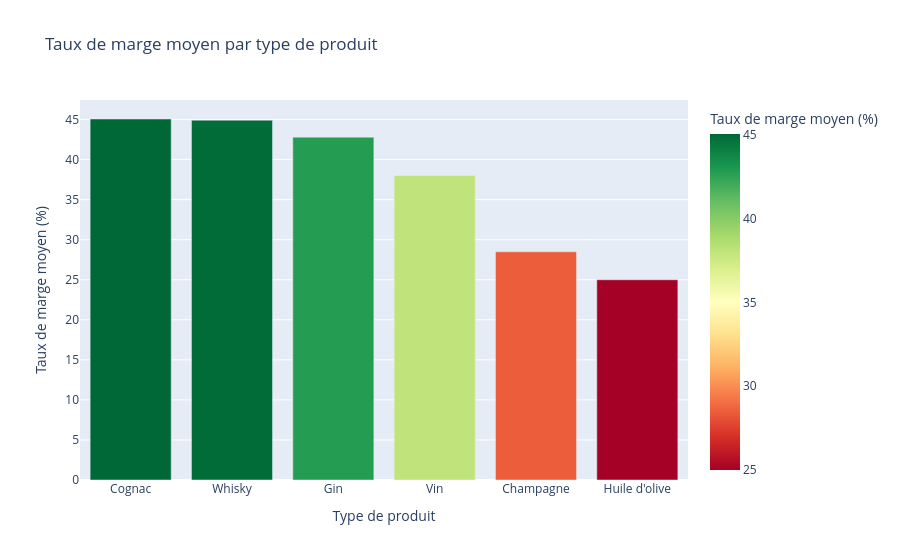

Notebook source saved alongside this figure:
### Code cell
#Création d'un dataframe avec le taux de marge moyen par type de produit
marge_par_type = df_marge_positive.groupby('product_type')['taux_marge'].mean().sort_values(ascending=False).reset_index()
display(marge_par_type)

#Affichage dans un graphique
fig = px.bar(marge_par_type, x='product_type', y='taux_marge',
             title="Taux de marge moyen par type de produit",
             labels={'product_type':'Type de produit', 'taux_marge':'Taux de marge moyen (%)'},
             color='taux_marge', color_continuous_scale='RdYlGn')
fig.show()
#=> Le Champagne affiche un taux de marge nettement plus faible (~21%) que le Vin (~48%) ou les spiritueux 
#(Cognac/Whisky ~54%). Point d'attention pour Nicolas : la stratégie tarifaire du Champagne mérite un revue.

### Figure 1 — Plotly figure (JSON) as saved in the notebook; plotly's stock layout.template omitted (floating-point values rounded to 4 significant figures)
{"data": [{"hovertemplate": "Type de produit=%{x}<br>Taux de marge moyen (%)=%{marker.color}<extra></extra>", "legendgroup": "", "marker": {"color": [45.07, 44.92, 42.8, 38.01, 28.49, 25.0], "coloraxis": "coloraxis", "pattern": {"shape": ""}}, "name": "", "orientation": "v", "showlegend": false, "textposition": "auto", "type": "bar", "x": ["Cognac", "Whisky", "Gin", "Vin", "Champagne", "Huile d'olive"], "xaxis": "x", "y": [45.07, 44.92, 42.8, 38.01, 28.49, 25.0], "yaxis": "y"}], "layout": {"barmode": "relative", "coloraxis": {"autocolorscale": false, "colorbar": {"title": {"text": "Taux de marge moyen (%)"}}, "colorscale": [[0.0, "rgb(165,0,38)"], [0.1, "rgb(215,48,39)"], [0.2, "rgb(244,109,67)"], [0.3, "rgb(253,174,97)"], [0.4, "rgb(254,224,139)"], [0.5, "rgb(255,255,191)"], [0.6, "rgb(217,239,139)"], [0.7, "rgb(166,217,106)"], [0.8, "rgb(102,189,99)"], [0.9, "rgb(26,152,80)"], [1.0, "rgb(0,104,55)"]]}, "legend": {"tracegroupgap": 0}, "title": {"text": "Taux de marge moyen par type de produit"}, "xaxis": {"anchor": "y", "domain": [0.0, 1.0], "title": {"text": "Type de produit"}}, "yaxis": {"anchor": "x", "domain": [0.0, 1.0], "title": {"text": "Taux de marge moyen (%)"}}}}
